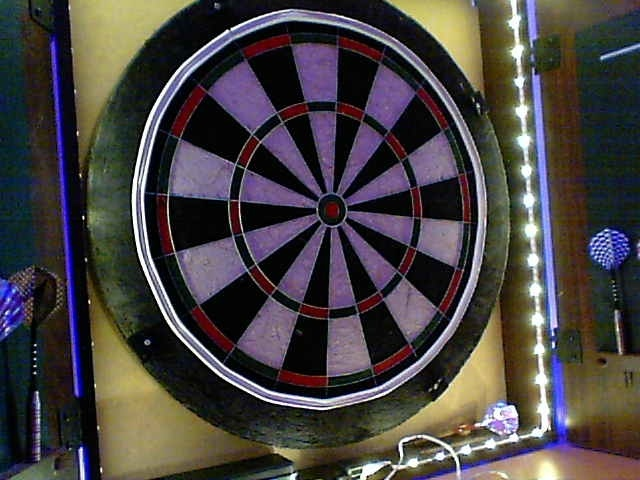
#> input picture Components/Images/frame1_L.jpg, 640 x 480 px
$ python -i PreProcessImageUtils.py   (imports and definitions only)
#> lines starting #> are read from the running program, lines starting #| are printed output that depends on the picture; after the words box and inside, x2 and y2 are one past the last pixel; in counts of white or black regions, pixels touching at a corner belong together
#> further down, picture is the input picture: shape (480, 640, 3); mean B, G, R 66, 66.3, 71.2
import numpy as np
import cv2
from .Contrast import applyContrast,brighten
from .EllipseUtils import smoothEllipse

def locateRedSpots(img):

    result = img.copy()
    # lower mask (0-10)
    lower_red = np.array([0,0,50])
    upper_red = np.array([50,255,255])
    mask0 = cv2.inRange(img, lower_red, upper_red)
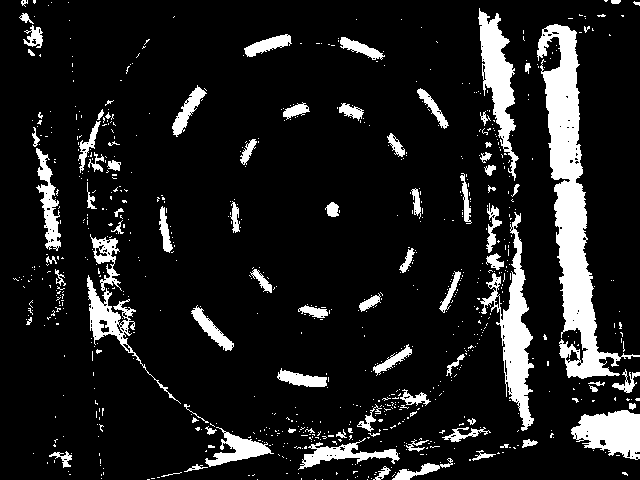
#> mask0: shape (480, 640); 12.1% white; 802 white regions (718 under 20 px), largest, box (x1, y1, x2, y2) and area: (537, 24, 640, 379) 10269, (480, 212, 534, 431) 3620, (478, 8, 519, 181) 2812

    # upper mask (170-180)
    lower_red = np.array([0,0,50])
    upper_red = np.array([255,100,100])
    mask1 = cv2.inRange(img, lower_red, upper_red)
#> mask1: shape (480, 640); 22.9% white; 1647 white regions (1527 under 20 px), largest, box (x1, y1, x2, y2) and area: (521, 0, 640, 419) 16524, (474, 0, 534, 436) 9917, (74, 8, 185, 373) 5841

    # upper mask (170-180)
    lower_red_green = np.array([0,0,50])
    upper_red_green = np.array([255,50, 255])
    mask0_red_green = cv2.inRange(img, lower_red_green, upper_red_green)
#> mask0_red_green: shape (480, 640); 6.7% white; 1116 white regions (1059 under 20 px), largest, box (x1, y1, x2, y2) and area: (545, 56, 599, 353) 5573, (551, 422, 640, 460) 1619, (36, 148, 67, 251) 1168
    # upper mask (170-180)
    lower_red_green = np.array([0,0,50])
    upper_red_green = np.array([100,255, 100])
    mask1_red_green = cv2.inRange(img, lower_red_green, upper_red_green)
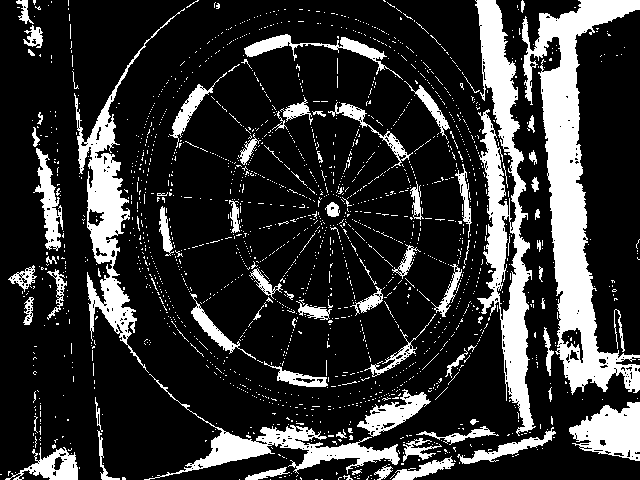
#> mask1_red_green: shape (480, 640); 19.8% white; 1843 white regions (1759 under 20 px), largest, box (x1, y1, x2, y2) and area: (522, 0, 640, 395) 15055, (475, 0, 536, 436) 10356, (74, 8, 185, 373) 6146

    lower_blue = np.array([0,0,0])
    upper_blue = np.array([255,255, 60])
    mask1_blue = cv2.inRange(img, lower_blue, upper_blue)
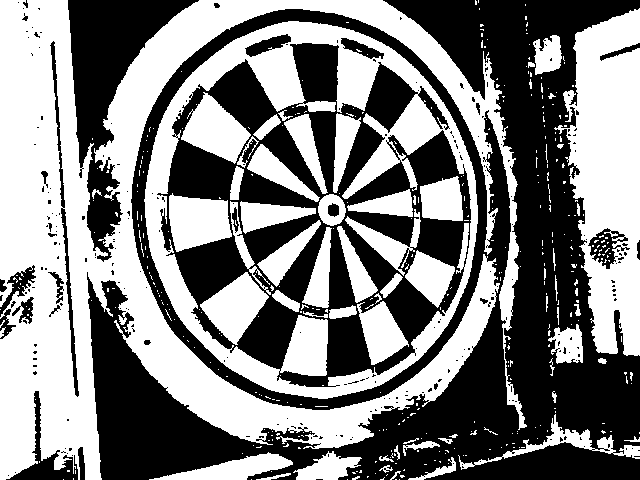
#> mask1_blue: shape (480, 640); 50.5% white; 251 black regions (222 under 20 px), largest, box (x1, y1, x2, y2) and area: (87, 0, 640, 480) 90178, (157, 43, 471, 387) 43603, (68, 0, 199, 262) 11312

    # join my masks
    mask = mask1+mask1_red_green + mask0 + mask0_red_green + mask1_blue
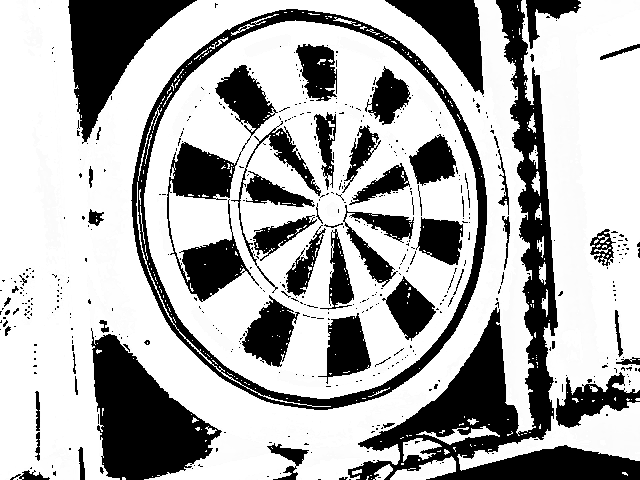
#> mask: shape (480, 640); min 0, max 255, mean 176.1
    result = cv2.bitwise_and(result, result, mask=mask)
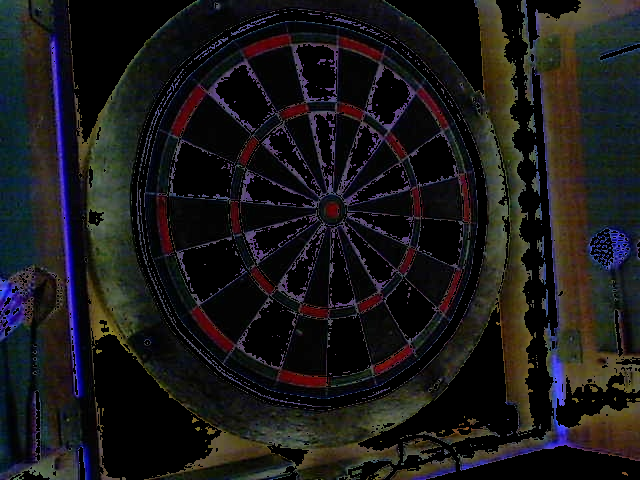
#> result: shape (480, 640, 3); mean B, G, R 24.8, 24.2, 25.7
    cv2.imshow("result", result)

    cv2.imshow("mask", mask)

    ret, thresh = cv2.threshold(result, 0, 255, cv2.THRESH_BINARY_INV)
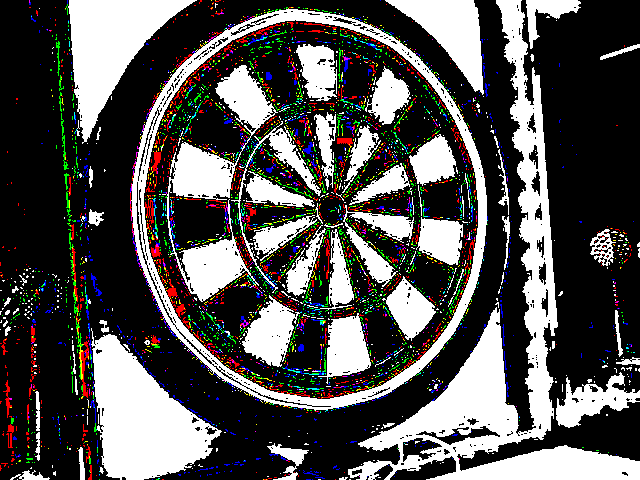
#> thresh: shape (480, 640, 3); mean B, G, R 82.8, 84, 85.4

    cv2.imshow("first", thresh)
    kernel = np.ones((9,9), np.uint8)
    thresh2 = cv2.morphologyEx(mask, cv2.MORPH_ERODE, kernel)
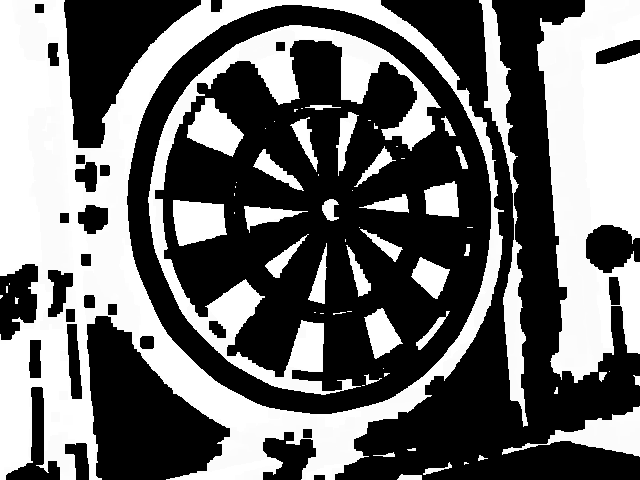
#> thresh2: shape (480, 640); min 0, max 255, mean 109

    cv2.imshow("result-mask-thresh", thresh2)


def getCanny(thresh):
    edged_thresh = cv2.morphologyEx(thresh, cv2.MORPH_CLOSE , cv2.getStructuringElement(cv2.MORPH_ELLIPSE, (3, 3)))
    edged_thresh = cv2.morphologyEx(edged_thresh, cv2.MORPH_OPEN , cv2.getStructuringElement(cv2.MORPH_ELLIPSE, (7, 7)))
    edged_thresh = cv2.GaussianBlur(edged_thresh, (5, 5), -1)
    cv2.imshow("blurrEdge", edged_thresh)
    edged = cv2.Canny(edged_thresh, 250, 255)  # imCal

    cv2.imshow("canny", edged)
    return edged

def getthresh(original):
    cv2.imshow("original", original)
    original_copy = original.copy()
    brightend = brighten(original_copy)
    cv2.imshow("1-brightened image", brightend)
    blurred = cv2.GaussianBlur(brightend, (3, 3), -1)
    cv2.imshow("1.1-blurred image", blurred)

    hsv = cv2.cvtColor(blurred, cv2.COLOR_BGR2HSV)
    cv2.imshow("2-hsv", hsv)

    h, s, v = cv2.split(hsv)

    ret, thresh = cv2.threshold(v, 0, 255, cv2.THRESH_BINARY_INV + cv2.THRESH_OTSU)
    cv2.imshow("3-threshold-hsv", thresh)
    return thresh

def preProcessImage(original):
    thresh = getthresh(original)

    pre_processed_lines = getCanny(thresh)
    pre_processed_ellipse = smoothEllipse(thresh)

    return pre_processed_lines, pre_processed_ellipse

>>> import cv2
>>> picture = cv2.imread('../../../Components/Images/frame1_L.jpg')
>>> result = locateRedSpots(picture)

$ run again, on Components/Images/frame1_old.jpg
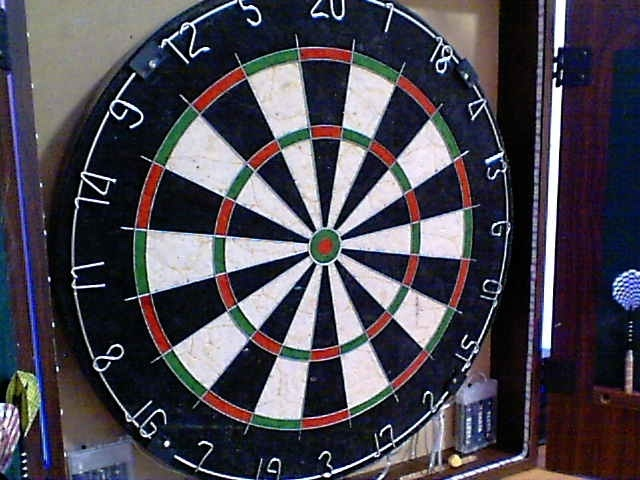
#> input picture Components/Images/frame1_old.jpg, 640 x 480 px
#> picture is the input picture: shape (480, 640, 3); mean B, G, R 81.4, 71.3, 75
#> in locateRedSpots, `mask0 = cv2.inRange(img, lower_red, upper_red)`:
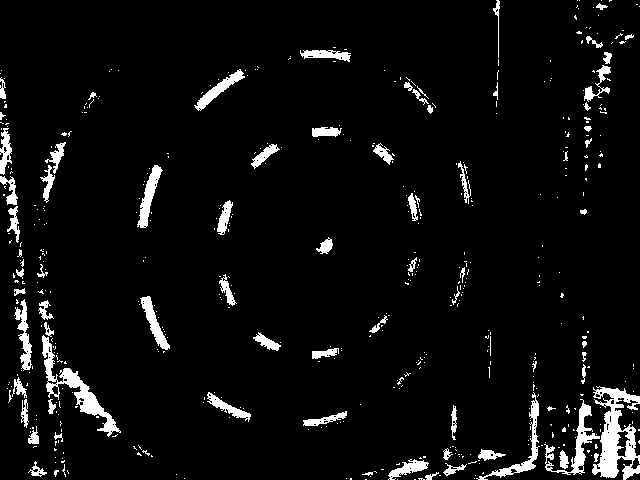
#> mask0: shape (480, 640); 5.4% white; 503 white regions (424 under 20 px), largest, box (x1, y1, x2, y2) and area: (592, 386, 640, 480) 2221, (42, 335, 121, 437) 1506, (544, 399, 600, 475) 880
#> mask1: shape (480, 640); 12.9% white; 3054 white regions (2975 under 20 px), largest, box (x1, y1, x2, y2) and area: (3, 0, 198, 480) 12478, (0, 69, 38, 372) 3713, (541, 350, 640, 480) 3263
#> mask0_red_green: shape (480, 640); 6.6% white; 879 white regions (805 under 20 px), largest, box (x1, y1, x2, y2) and area: (592, 386, 640, 480) 2243, (0, 125, 34, 370) 2192, (27, 190, 63, 400) 1821
#> mask1_red_green: shape (480, 640); 11.9% white; 2797 white regions (2720 under 20 px), largest, box (x1, y1, x2, y2) and area: (7, 0, 198, 480) 10873, (0, 69, 34, 373) 3179, (592, 350, 640, 480) 2311
#> mask1_blue: shape (480, 640); 60.9% white; 328 black regions (277 under 20 px), largest, box (x1, y1, x2, y2) and area: (120, 34, 480, 435) 59605, (287, 0, 596, 480) 24487, (0, 0, 204, 464) 19466
#> in locateRedSpots, `thresh2 = cv2.morphologyEx(mask, cv2.MORPH_ERODE, kernel)`:
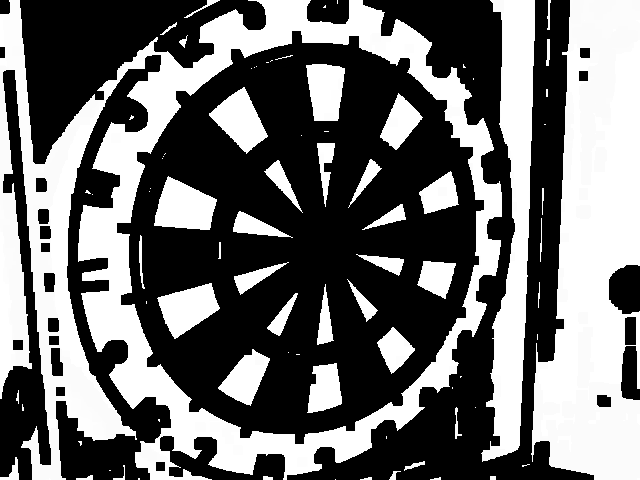
#> thresh2: shape (480, 640); min 0, max 255, mean 108.8

$ run again, on Components/Images/new_frame_R.jpg
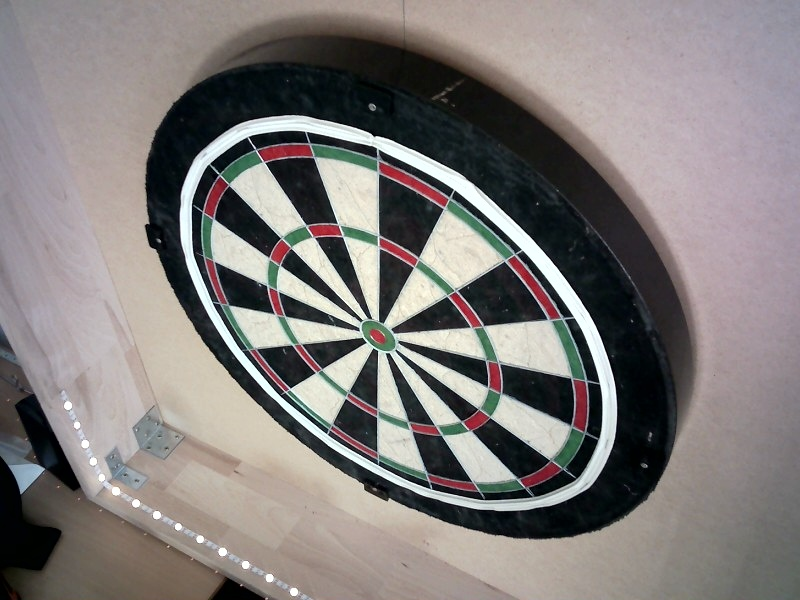
#> input picture Components/Images/new_frame_R.jpg, 800 x 600 px
#> picture is the input picture: shape (600, 800, 3); mean B, G, R 122.6, 124.1, 128.9
#> in locateRedSpots, `mask0 = cv2.inRange(img, lower_red, upper_red)`:
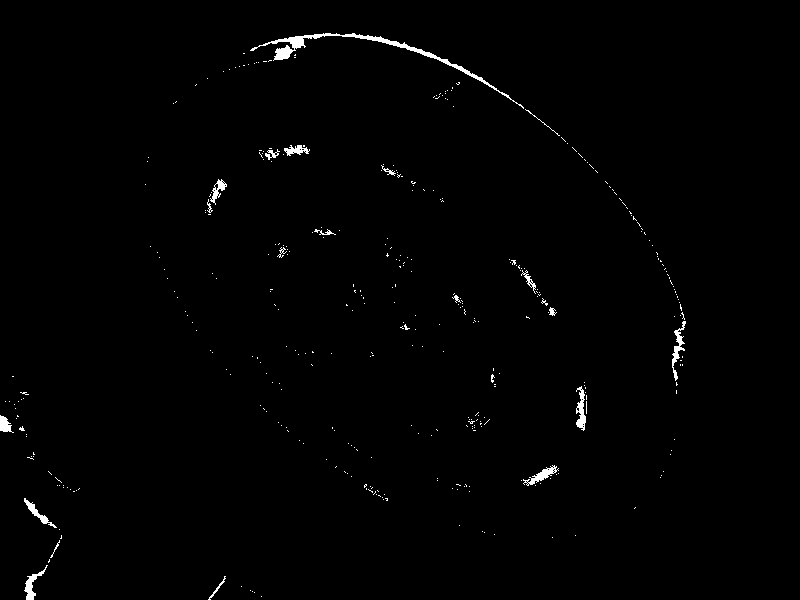
#> mask0: shape (600, 800); 0.86% white; 378 white regions (357 under 20 px), largest, box (x1, y1, x2, y2) and area: (250, 33, 524, 109) 1226, (672, 321, 686, 381) 258, (576, 386, 586, 431) 247
#> mask1: shape (600, 800); 4.3% white; 2085 white regions (2046 under 20 px), largest, box (x1, y1, x2, y2) and area: (192, 23, 694, 432) 6305, (23, 469, 123, 600) 5143, (0, 345, 41, 465) 2598
#> mask0_red_green: shape (600, 800); 1.2% white; 417 white regions (388 under 20 px), largest, box (x1, y1, x2, y2) and area: (259, 145, 311, 161) 499, (509, 258, 559, 318) 495, (574, 381, 587, 431) 487
#> mask1_red_green: shape (600, 800); 5.3% white; 1905 white regions (1850 under 20 px), largest, box (x1, y1, x2, y2) and area: (192, 23, 694, 432) 6305, (23, 469, 123, 600) 5141, (0, 345, 39, 465) 2359
#> mask1_blue: shape (600, 800); 26.5% white; 212 white regions (155 under 20 px), largest, box (x1, y1, x2, y2) and area: (145, 35, 688, 539) 75249, (0, 456, 62, 600) 5227, (379, 175, 443, 257) 3185
#> in locateRedSpots, `thresh2 = cv2.morphologyEx(mask, cv2.MORPH_ERODE, kernel)`:
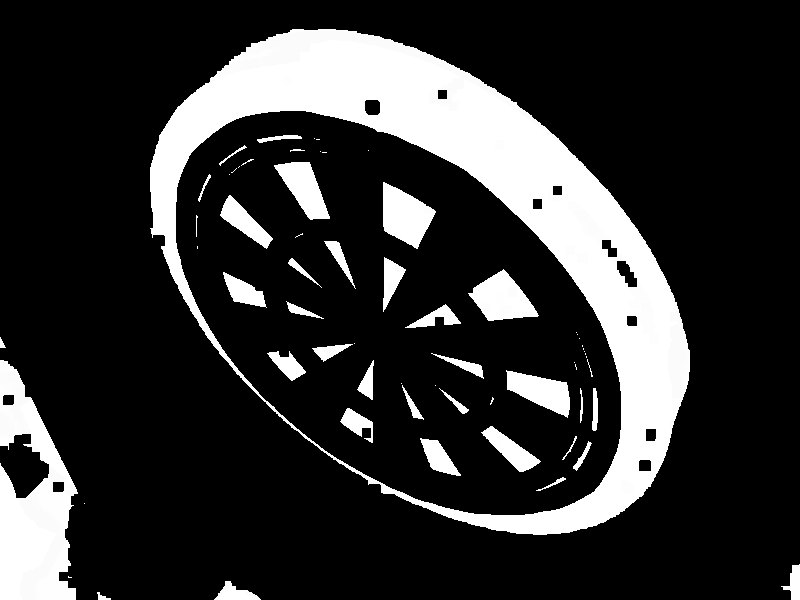
#> thresh2: shape (600, 800); min 0, max 255, mean 49.2
